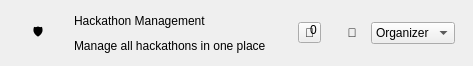
     <widget class="QFrame" name="headerFrame">
      <property name="minimumSize">
       <size>
        <width>0</width>
        <height>66</height>
       </size>
      </property>
      <property name="maximumSize">
       <size>
        <width>16777215</width>
        <height>66</height>
       </size>
      </property>
      <property name="frameShape">
       <enum>QFrame::Shape::NoFrame</enum>
      </property>
      <layout class="QHBoxLayout" name="headerLayout">
       <property name="spacing">
        <number>12</number>
       </property>
       <property name="leftMargin">
        <number>14</number>
       </property>
       <property name="topMargin">
        <number>8</number>
       </property>
       <property name="rightMargin">
        <number>14</number>
       </property>
       <property name="bottomMargin">
        <number>8</number>
       </property>
       <item>
        <widget class="QLabel" name="logoLabel">
         <property name="minimumSize">
          <size>
           <width>48</width>
           <height>48</height>
          </size>
         </property>
         <property name="maximumSize">
          <size>
           <width>48</width>
           <height>48</height>
          </size>
         </property>
         <property name="text">
          <string>🛡️</string>
         </property>
         <property name="alignment">
          <set>Qt::AlignmentFlag::AlignCenter</set>
         </property>
        </widget>
       </item>
       <item>
        <layout class="QVBoxLayout" name="titleLayout">
         <property name="spacing">
          <number>0</number>
         </property>
         <property name="leftMargin">
          <number>0</number>
         </property>
         <property name="topMargin">
          <number>0</number>
         </property>
         <property name="rightMargin">
          <number>0</number>
         </property>
         <property name="bottomMargin">
          <number>0</number>
         </property>
         <item>
          <widget class="QLabel" name="appTitleLabel">
           <property name="text">
            <string>Hackathon Management</string>
           </property>
          </widget>
         </item>
         <item>
          <widget class="QLabel" name="appSubtitleLabel">
           <property name="text">
            <string>Manage all hackathons in one place</string>
           </property>
          </widget>
         </item>
        </layout>
       </item>
       <item>
        <spacer name="spacer1">
         <property name="orientation">
          <enum>Qt::Orientation::Horizontal</enum>
         </property>
         <property name="sizeHint" stdset="0">
          <size>
           <width>20</width>
           <height>20</height>
          </size>
         </property>
        </spacer>
       </item>
       <item>
        <layout class="QGridLayout" name="bellLayout">
         <property name="leftMargin">
          <number>0</number>
         </property>
         <property name="topMargin">
          <number>0</number>
         </property>
         <property name="rightMargin">
          <number>0</number>
         </property>
         <property name="bottomMargin">
          <number>0</number>
         </property>
         <property name="spacing">
          <number>0</number>
         </property>
         <item row="0" column="0">
          <widget class="QToolButton" name="bellButton">
           <property name="cursor">
            <cursorShape>PointingHandCursor</cursorShape>
           </property>
           <property name="text">
            <string>🔔</string>
           </property>
          </widget>
         </item>
         <item row="0" column="0" alignment="Qt::AlignmentFlag::AlignRight|Qt::AlignmentFlag::AlignTop">
          <widget class="QLabel" name="badgeLabel">
           <property name="minimumSize">
            <size>
             <width>15</width>
             <height>15</height>
            </size>
           </property>
           <property name="maximumSize">
            <size>
             <width>15</width>
             <height>15</height>
            </size>
           </property>
           <property name="text">
            <string>0</string>
           </property>
           <property name="alignment">
            <set>Qt::AlignmentFlag::AlignCenter</set>
           </property>
          </widget>
         </item>
        </layout>
       </item>
       <item>
        <widget class="QFrame" name="userFrame">
         <property name="frameShape">
          <enum>QFrame::Shape::NoFrame</enum>
         </property>
         <layout class="QHBoxLayout" name="userLayout">
          <property name="spacing">
           <number>4</number>
          </property>
          <property name="leftMargin">
           <number>4</number>
          </property>
          <property name="topMargin">
           <number>2</number>
          </property>
          <property name="rightMargin">
           <number>4</number>
          </property>
          <property name="bottomMargin">
           <number>2</number>
          </property>
          <item>
           <widget class="QLabel" name="avatarLabel">
            <property name="minimumSize">
             <size>
              <width>30</width>
              <height>30</height>
             </size>
            </property>
            <property name="maximumSize">
             <size>
              <width>30</width>
              <height>30</height>
             </size>
            </property>
            <property name="text">
             <string>👤</string>
            </property>
            <property name="alignment">
             <set>Qt::AlignmentFlag::AlignCenter</set>
            </property>
           </widget>
          </item>
          <item>
           <widget class="QComboBox" name="organizerCombo">
            <item>
             <property name="text">
              <string>Organizer</string>
             </property>
            </item>
           </widget>
          </item>
         </layout>
        </widget>
       </item>
      </layout>
     </widget>
